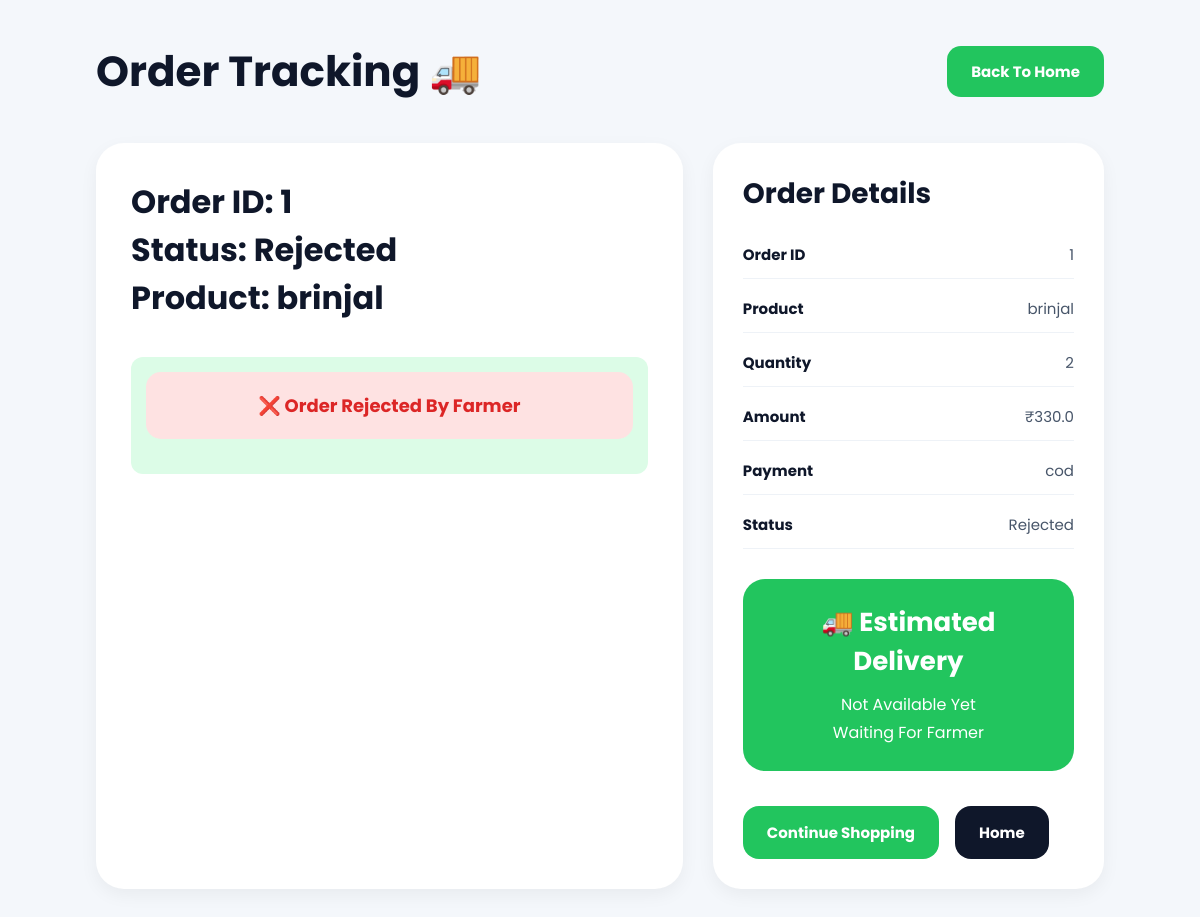
The page /track-order/1 on the database as committed earlier.
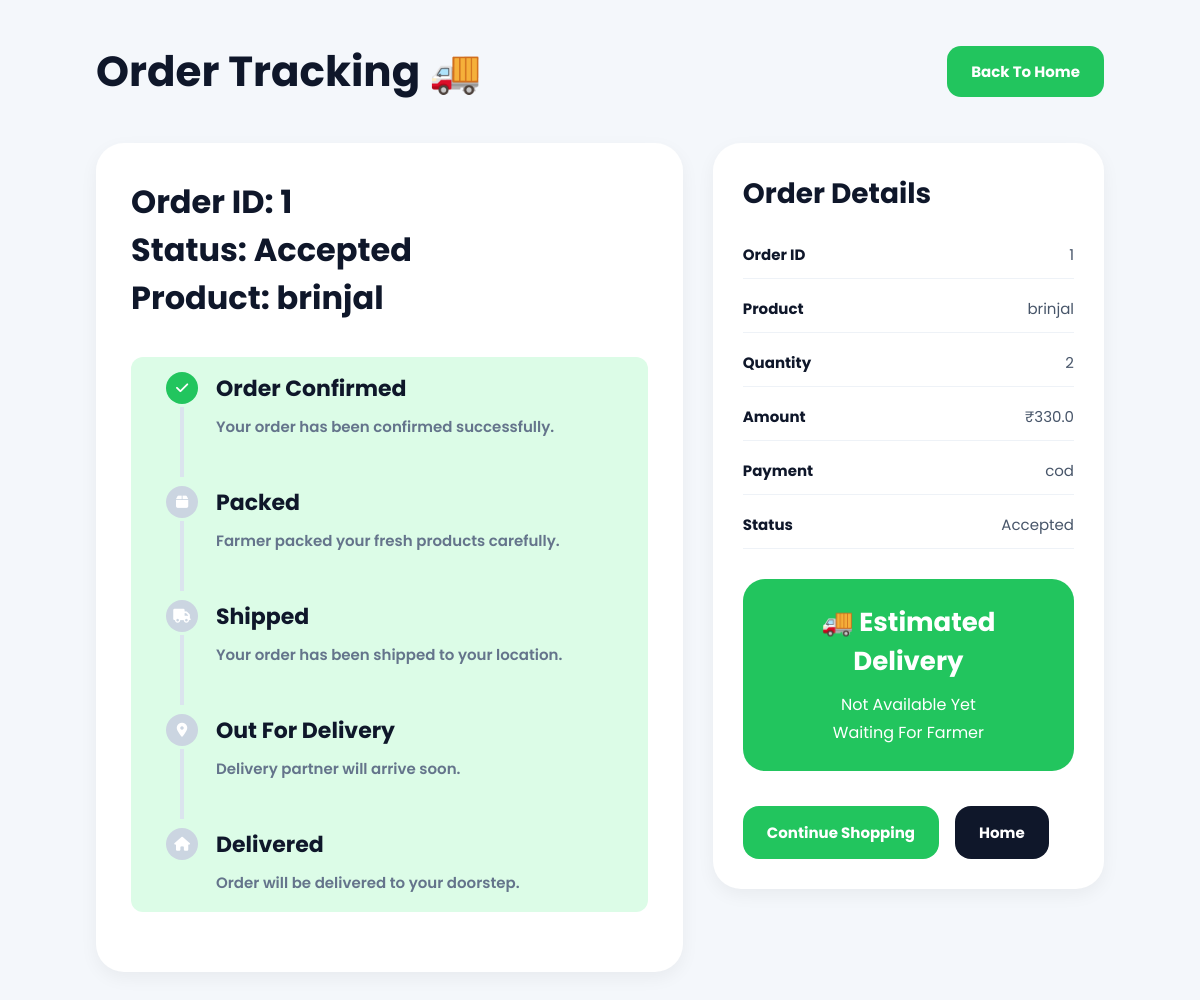
The same page on the database as committed later.
### tables this page shows
CREATE TABLE orders (

            id INTEGER PRIMARY KEY AUTOINCREMENT,

            buyer_id INTEGER,

            product_name TEXT NOT NULL,

            quantity INTEGER NOT NULL,

            total_price REAL NOT NULL,

            payment_method TEXT NOT NULL,

            status TEXT DEFAULT 'Paid',

            order_date TIMESTAMP DEFAULT CURRENT_TIMESTAMP

        , estimated_date TEXT, estimated_time TEXT, farmer_id INTEGER);

### app.py (the view)
@app.route("/track-order/<int:order_id>")
def trackOrder(order_id):
    conn = get_db_connection()
    order = conn.execute(
        """
        SELECT *
        FROM orders
        WHERE id = ?
        """,
        (order_id,)
    ).fetchone()
    conn.close()
    return render_template(
        "order-tracking.html",
        order=order
    )

### db.py (called while the page is built)
def get_db_connection():
    conn = sqlite3.connect("database.db")
    conn.row_factory = sqlite3.Row
    return conn

### templates/order-tracking.html (shortened to what this page needs)
<!DOCTYPE html>
<html lang="en">
<head>
    <link rel="stylesheet"
    href="https://cdnjs.cloudflare.com/ajax/libs/font-awesome/6.5.1/css/all.min.css"/>
</head>
<body>
    <div class="tracking-header">
        <h1>Order Tracking 🚚</h1>
        <a href="/index.html">
            <button class="home-btn">
                Back To Home
            </button>
        </a>
    </div>
    <div class="tracking-layout">
        <div class="tracking-box">
            <h2>
Order ID: {{ order.id }}
<br>
Status: {{ order.status }}
<br>
Product: {{ order.product_name }}
</h2>
            <div style="
background:#dcfce7;
padding:15px;
border-radius:12px;
margin-bottom:25px;
font-weight:600;
">
{% if order.status == "Rejected" %}
<div style="
background:#fee2e2;
color:#dc2626;
padding:20px;
border-radius:15px;
font-size:18px;
font-weight:bold;
margin-bottom:20px;
text-align:center;
">
❌ Order Rejected By Farmer
</div>
{% else %}
<div class="track">
    <div class="track-step">
        <div class="circle pending">
            <i class="fa-solid fa-check"></i>
        </div>
        <h3>Order Confirmed</h3>
        <p>Your order has been confirmed successfully.</p>
    </div>
    <div class="track-step">
        <div class="circle pending">
            <i class="fa-solid fa-box"></i>
        </div>
        <h3>Packed</h3>
        <p>Farmer packed your fresh products carefully.</p>
    </div>
    <div class="track-step">
        <div class="circle pending">
            <i class="fa-solid fa-truck"></i>
        </div>
        <h3>Shipped</h3>
        <p>Your order has been shipped to your location.</p>
    </div>
    <div class="track-step">
        <div class="circle pending">
            <i class="fa-solid fa-location-dot"></i>
        </div>
        <h3>Out For Delivery</h3>
        <p>Delivery partner will arrive soon.</p>
    </div>
    <div class="track-step">
        <div class="circle pending">
            <i class="fa-solid fa-house"></i>
        </div>
        <h3>Delivered</h3>
        <p>Order will be delivered to your doorstep.</p>
    </div>
</div>
{% endif %}
</div>
</div>
<div class="details-box">
      <h2>Order Details</h2>
<div class="detail-row">
    <strong>Order ID</strong>
    <span>{{ order.id }}</span>
</div>
<div class="detail-row">
    <strong>Product</strong>
    <span>{{ order.product_name }}</span>
</div>
<div class="detail-row">
    <strong>Quantity</strong>
    <span>{{ order.quantity }}</span>
</div>
<div class="detail-row">
    <strong>Amount</strong>
    <span>₹{{ order.total_price }}</span>
</div>
<div class="detail-row">
    <strong>Payment</strong>
    <span>{{ order.payment_method }}</span>
</div>
<div class="detail-row">
    <strong>Status</strong>
    <span>{{ order.status }}</span>
</div>
<div class="delivery-box">
    <h3>🚚 Estimated Delivery</h3>
    <p>
    {% if order.estimated_date %}
        {{ order.estimated_date }}
    {% else %}
        Not Available Yet
    {% endif %}
    </p>
    <p>
    {% if order.estimated_time %}
        {{ order.estimated_time }}
    {% else %}
        Waiting For Farmer
    {% endif %}
    </p>
</div>
            <div class="button-group">
                <a href="/products.html">
                    <button class="btn shop-btn">
                        Continue Shopping
                    </button>
                </a>
                <a href="/index.html">
                    <button class="btn home2-btn">
                        Home
                    </button>
                </a>
            </div>
        </div>
    </div>
</body>
</html>

Rows that differ between the two databases and show on the page:
changed orders "brinjal": status "Rejected" → "Accepted"
Other text that changed with them:
text no longer shown: "❌ Order Rejected By Farmer"
text now shown: "Order Confirmed Your order has been confirmed successfully. Packed Farmer packed your fresh products carefully. Shipped Your order has been shipped to your location. Out For Delivery Delivery partner will arrive soon. Delivered Order will be delivered to your doorstep."
